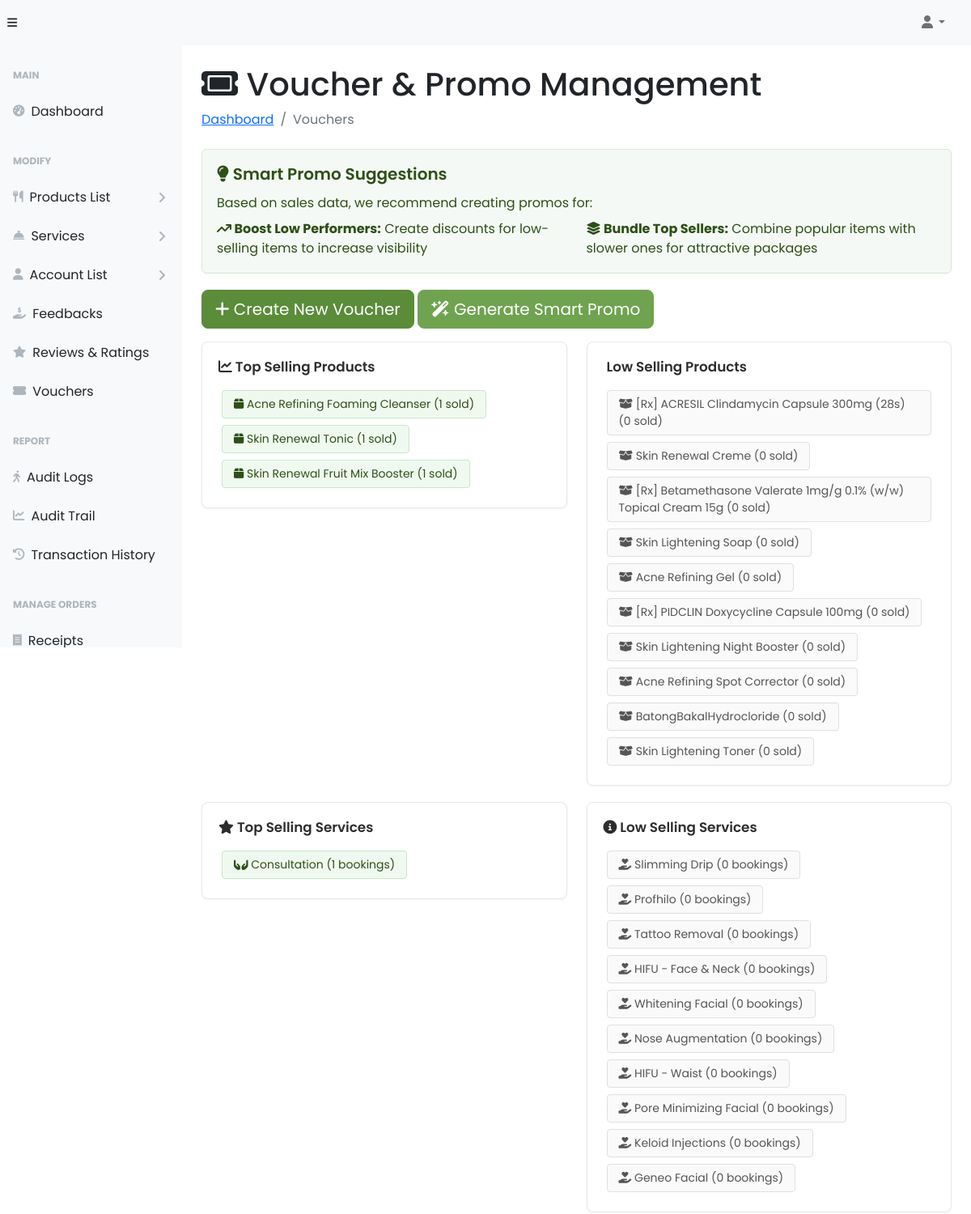
The app's page /admin/voucher.php (signed in, upper part), older data.
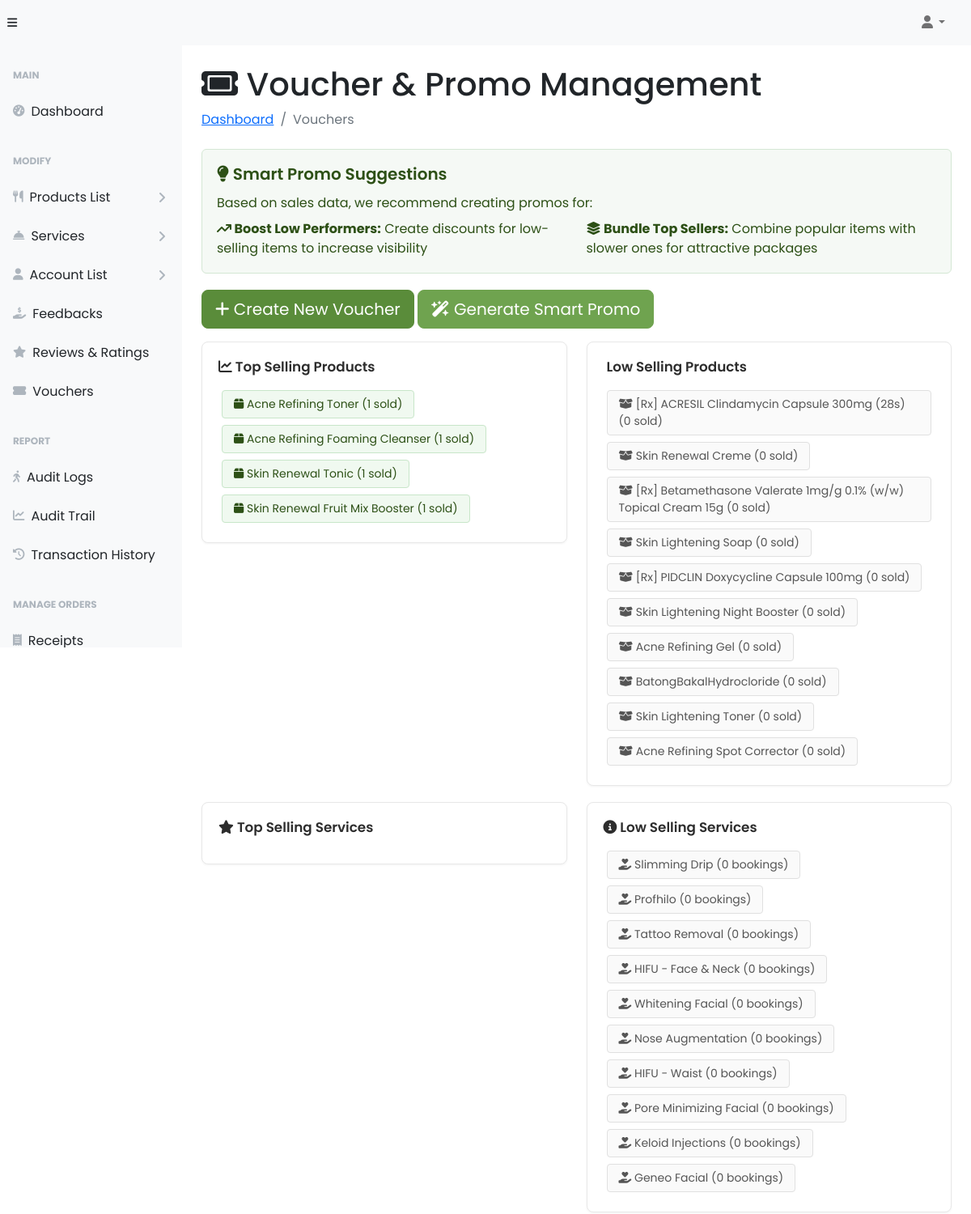
The same page, newer data.
### tables this page shows
CREATE TABLE `tbl_products` (
  `prod_id` int(11) NOT NULL,
  `prod_name` varchar(255) NOT NULL,
  `prod_price` int(11) NOT NULL,
  `prod-short-desc` varchar(255) NOT NULL,
  `prod_description` text NOT NULL,
  `concern_id` int(11) NOT NULL,
  `ingredients_id` int(11) NOT NULL,
  `prod_stocks` int(11) NOT NULL,
  `prod_discount` int(11) NOT NULL,
  `prod_img` varchar(255) NOT NULL,
  `prod_hover_img` varchar(255) NOT NULL
);

CREATE TABLE `tbl_services` (
  `service_id` int(11) NOT NULL,
  `service_name` varchar(100) NOT NULL,
  `service_price` float NOT NULL,
  `sessions` int(11) NOT NULL,
  `procedure_benefits` varchar(255) NOT NULL,
  `service_group` varchar(50) NOT NULL,
  `service_image` varchar(255) DEFAULT NULL
);

### admin/voucher.php (the view, shortened to what the changed rows need)
<?php
require_once("../backend/config/config.php");
$top_products_query = "SELECT p.prod_id, p.prod_name, p.prod_price,
                       SUM(c.prod_qnty) as total_sold,
                       SUM(p.prod_price * c.prod_qnty) as total_revenue
                       FROM tbl_cart c
                       INNER JOIN tbl_products p ON c.prod_id = p.prod_id
                       WHERE c.status_id = 2
                       GROUP BY p.prod_id
                       ORDER BY total_sold DESC
                       LIMIT 10";
$top_products = $conn->query($top_products_query);
$low_products_query = "SELECT p.prod_id, p.prod_name, p.prod_price,
                       COALESCE(SUM(c.prod_qnty), 0) as total_sold,
                       COALESCE(SUM(p.prod_price * c.prod_qnty), 0) as total_revenue
                       FROM tbl_products p
                       LEFT JOIN tbl_cart c ON p.prod_id = c.prod_id AND c.status_id = 2
                       GROUP BY p.prod_id
                       HAVING total_sold < 5
                       ORDER BY total_sold ASC
                       LIMIT 10";
$low_products = $conn->query($low_products_query);
$top_services_query = "SELECT s.service_id, s.service_name, s.service_price,
                       COUNT(a.appointment_id) as total_bookings,
                       SUM(s.service_price) as total_revenue
                       FROM tbl_appointments a
                       INNER JOIN tbl_services s ON a.service_id = s.service_id
                       WHERE a.appointment_status = 'Completed'
                       GROUP BY s.service_id
                       ORDER BY total_bookings DESC
                       LIMIT 10";
$top_services = $conn->query($top_services_query);
$low_services_query = "SELECT s.service_id, s.service_name, s.service_price,
                       COALESCE(COUNT(a.appointment_id), 0) as total_bookings,
                       COALESCE(SUM(s.service_price), 0) as total_revenue
                       FROM tbl_services s
                       LEFT JOIN tbl_appointments a ON s.service_id = a.service_id AND a.appointment_status = 'Completed'
                       GROUP BY s.service_id
                       HAVING total_bookings < 3
                       ORDER BY total_bookings ASC
                       LIMIT 10";
$low_services = $conn->query($low_services_query);
?>
<!DOCTYPE html>
<html lang="en">
<head>
  <link href="https://cdnjs.cloudflare.com/ajax/libs/font-awesome/6.5.1/css/all.min.css" rel="stylesheet">
  <link rel="stylesheet" href="../styles/dataTables.min.css">
  <link rel="stylesheet" href="../plugins/dataTables.bootstrap5.min.css">
  <link rel="stylesheet" href="../styles/bootsrap5-min.css">
  <link rel="stylesheet" href="../styles/card-general.css">
</head>
<body class="sb-nav-fixed">
  <div id="layoutSidenav">
    <div id="layoutSidenav_content">
      <main>
        <div class="container-fluid px-4">
          <h1 class="mt-4"><i class="fas fa-ticket"></i> Voucher & Promo Management</h1>
          <div class="row">
            <div class="col-lg-6">
              <div class="analytics-card">
                <div id="topProductsList">
                  <?php while($product = $top_products->fetch_assoc()): ?>
                    <span class="item-badge badge-top"
                          data-type="product"
                          data-id="<?php echo $product['prod_id']; ?>"
                          data-name="<?php echo htmlspecialchars($product['prod_name']); ?>"
                          data-price="<?php echo $product['prod_price']; ?>">
                      <i class="fas fa-box"></i> <?php echo htmlspecialchars($product['prod_name']); ?>
                      (<?php echo $product['total_sold']; ?> sold)
                    </span>
                  <?php endwhile; ?>
                </div>
              </div>
            </div>
            <div class="col-lg-6">
              <div class="analytics-card">
                <div id="lowProductsList">
                  <?php while($product = $low_products->fetch_assoc()): ?>
                    <span class="item-badge badge-low"
                          data-type="product"
                          data-id="<?php echo $product['prod_id']; ?>"
                          data-name="<?php echo htmlspecialchars($product['prod_name']); ?>"
                          data-price="<?php echo $product['prod_price']; ?>">
                      <i class="fas fa-box-open"></i> <?php echo htmlspecialchars($product['prod_name']); ?>
                      (<?php echo $product['total_sold']; ?> sold)
                    </span>
                  <?php endwhile; ?>
                </div>
              </div>
            </div>
            <div class="col-lg-6">
              <div class="analytics-card">
                <div id="topServicesList">
                  <?php while($service = $top_services->fetch_assoc()): ?>
                    <span class="item-badge badge-top"
                          data-type="service"
                          data-id="<?php echo $service['service_id']; ?>"
                          data-name="<?php echo htmlspecialchars($service['service_name']); ?>"
                          data-price="<?php echo $service['service_price']; ?>">
                      <i class="fas fa-hands-holding"></i> <?php echo htmlspecialchars($service['service_name']); ?>
                      (<?php echo $service['total_bookings']; ?> bookings)
                    </span>
                  <?php endwhile; ?>
                </div>
              </div>
            </div>
            <div class="col-lg-6">
              <div class="analytics-card">
                <div id="lowServicesList">
                  <?php while($service = $low_services->fetch_assoc()): ?>
                    <span class="item-badge badge-low"
                          data-type="service"
                          data-id="<?php echo $service['service_id']; ?>"
                          data-name="<?php echo htmlspecialchars($service['service_name']); ?>"
                          data-price="<?php echo $service['service_price']; ?>">
                      <i class="fas fa-hand-holding-heart"></i> <?php echo htmlspecialchars($service['service_name']); ?>
                      (<?php echo $service['total_bookings']; ?> bookings)
                    </span>
                  <?php endwhile; ?>
                </div>
              </div>
            </div>
          </div>
        </div>
      </main>
    </div>
  </div>
</body>
</html>

Row changes from the older to the newer data that the page shows:
no longer on this page (row unchanged): tbl_services: service_name "Consultation", total_bookings "1", shown under "Top Selling Services"
now on this page (row edited): tbl_products: prod_name "Acne Refining Toner", total_sold "1", shown under "Top Selling Products"
shown differently, row unchanged: tbl_products "Acne Refining Gel": moves down the list
shown differently, row unchanged: tbl_products "Acne Refining Spot Corrector": moves down the list
